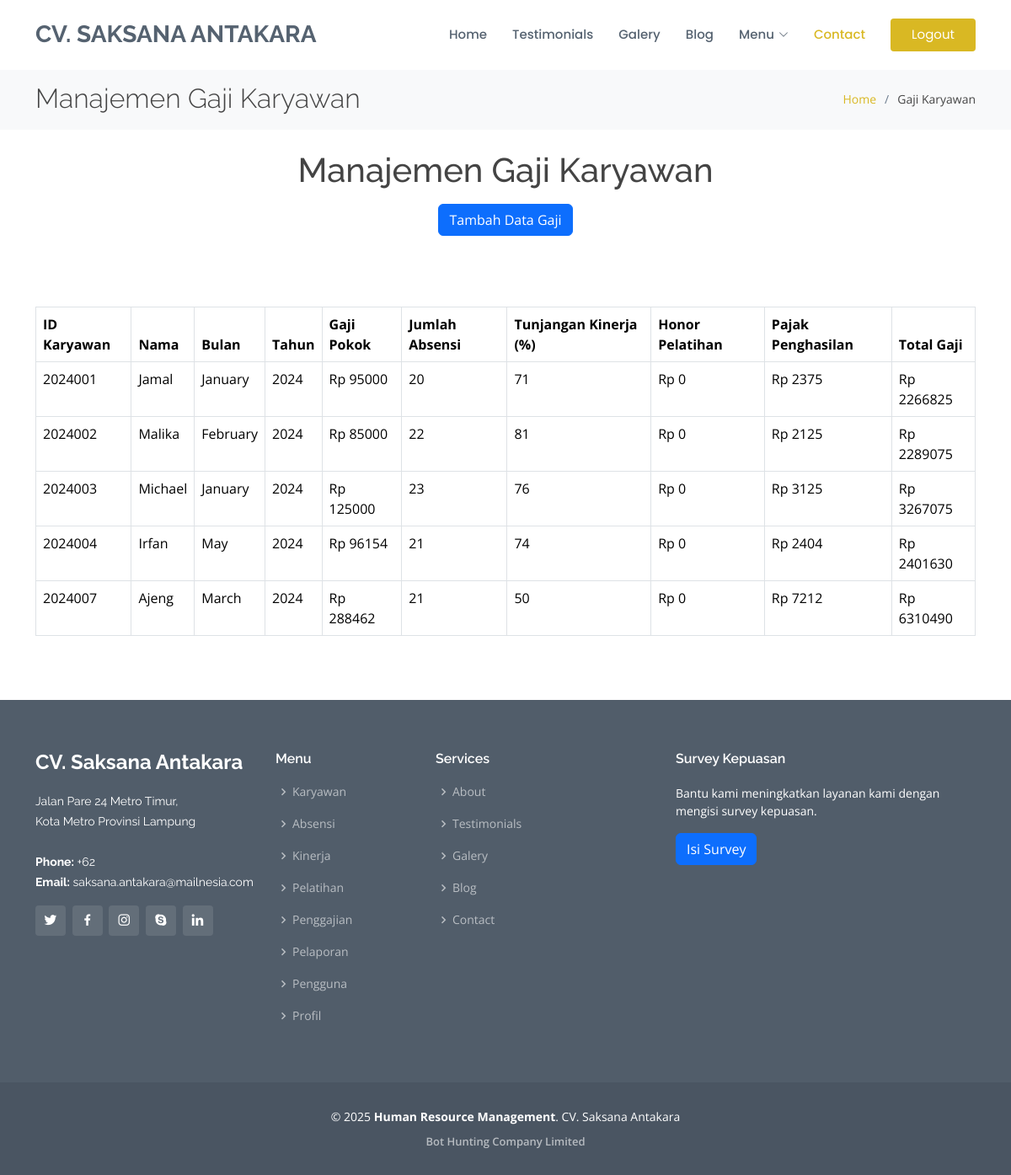
Screenshot of /gaji.php (signed in) with the database file from the repository.
### tables this page shows
CREATE TABLE `gaji` (
  `id_gaji` int NOT NULL,
  `id_karyawan` int NOT NULL,
  `bulan` int NOT NULL,
  `tahun` int DEFAULT NULL,
  `gaji_pokok` int NOT NULL,
  `jumlah_absensi` int NOT NULL,
  `tunjangan_kinerja` int NOT NULL,
  `jumlah_honor` int NOT NULL,
  `pajak_penghasilan` int NOT NULL,
  `total_gaji` int NOT NULL,
  `nama` varchar(255) NOT NULL
);

### gaji.php (the view, shortened to what this page needs)
<?php
include 'koneksi.php';
include 'header.php';
function getDaftarGajiTerakhir()
{
    global $koneksi;
    $query = "SELECT * FROM gaji WHERE (id_karyawan, tahun, bulan) IN (SELECT id_karyawan, MAX(tahun), MAX(bulan) FROM gaji GROUP BY id_karyawan)";
    $result = mysqli_query($koneksi, $query);
    $daftar_gaji = [];
    if ($result && mysqli_num_rows($result) > 0) {
        while ($row = mysqli_fetch_assoc($result)) {
            $daftar_gaji[] = $row;
        }
    }
    return $daftar_gaji;
}
?>
<section id="breadcrumbs" class="breadcrumbs">
    <div class="container">
        <div class="d-flex justify-content-between align-items-center">
            <h2>Manajemen Gaji Karyawan</h2>
            <ol>
                <li><a href="index.php">Home</a></li>
                <li>Gaji Karyawan</li>
            </ol>
        </div>
    </div>
</section>
<main class="container mt-4">
    <h1 class="text-center">Manajemen Gaji Karyawan</h1>
    <div id="tambah-gaji" class="text-center mt-3">
        <a href="tambah_gaji.php" class="btn btn-primary">Tambah Data Gaji</a>
    </div>
    <section id="daftar-gaji" class="mt-4">
        <div class="table-responsive">
            <table class="table table-bordered table-hover">
                <thead class="thead-light">
                    <tr>
                        <th>ID Karyawan</th>
                        <th>Nama</th>
                        <th>Bulan</th>
                        <th>Tahun</th>
                        <th>Gaji Pokok</th>
                        <th>Jumlah Absensi</th>
                        <th>Tunjangan Kinerja (%)</th>
                        <th>Honor Pelatihan</th>
                        <th>Pajak Penghasilan</th>
                        <th>Total Gaji</th>
                    </tr>
                </thead>
                <tbody>
                    <?php
                    $daftar_gaji = getDaftarGajiTerakhir();
                    foreach ($daftar_gaji as $gaji) {
                        echo "<tr>";
                        echo "<td>" . $gaji['id_karyawan'] . "</td>";
                        echo "<td>" . $gaji['nama'] . "</td>";
                        echo "<td>" . date("F", mktime(0, 0, 0, $gaji['bulan'], 1)) . "</td>";
                        echo "<td>" . $gaji['tahun'] . "</td>";
                        echo "<td>Rp " . $gaji['gaji_pokok'] . "</td>";
                        echo "<td>" . $gaji['jumlah_absensi'] . "</td>";
                        echo "<td>" . $gaji['tunjangan_kinerja'] . "</td>";
                        echo "<td>Rp " . $gaji['jumlah_honor'] . "</td>";
                        echo "<td>Rp " . $gaji['pajak_penghasilan'] . "</td>";
                        echo "<td>Rp " . $gaji['total_gaji'] . "</td>";
                        echo "</tr>";
                    }
                    ?>
                </tbody>
            </table>
        </div>
    </section>
</main>
<?php include 'footer.php' ?>

### assets/css/style.css (style rules this page uses)
body { font-family: "Open Sans", sans-serif; color: #444444; }
a { text-decoration: none; color: #d9b823; }
h1, h2, h3, h4, h5, h6 { font-family: "Raleway", sans-serif; }
section { padding: 60px 0; overflow: hidden; }
.breadcrumbs { padding: 18px 0; background: #f8f9fa; min-height: 40px; margin-top: 80px; }
.breadcrumbs h2 { font-size: 32px; font-weight: 300; margin: 0; }
.breadcrumbs ol { display: flex; flex-wrap: wrap; list-style: none; padding: 0; margin: 0; font-size: 14px; }
.breadcrumbs ol li+li { padding-left: 10px; }
.breadcrumbs ol li+li::before { display: inline-block; padding-right: 10px; color: #6b7b8d; content: "/"; }

### rows the page displays
gaji: id_karyawan "2024001", nama "Jamal", bulan "January", tahun "2024", gaji_pokok "95000", jumlah_absensi "20", tunjangan_kinerja "71", jumlah_honor "0", pajak_penghasilan "2375", total_gaji "2266825"
gaji: id_karyawan "2024002", nama "Malika", bulan "February", tahun "2024", gaji_pokok "85000", jumlah_absensi "22", tunjangan_kinerja "81", jumlah_honor "0", pajak_penghasilan "2125", total_gaji "2289075"
gaji: id_karyawan "2024003", nama "Michael", bulan "January", tahun "2024", gaji_pokok "125000", jumlah_absensi "23", tunjangan_kinerja "76", jumlah_honor "0", pajak_penghasilan "3125", total_gaji "3267075"
gaji: id_karyawan "2024004", nama "Irfan", bulan "May", tahun "2024", gaji_pokok "96154", jumlah_absensi "21", tunjangan_kinerja "74", jumlah_honor "0", pajak_penghasilan "2404", total_gaji "2401630"
gaji: id_karyawan "2024007", nama "Ajeng", bulan "March", tahun "2024", gaji_pokok "288462", jumlah_absensi "21", tunjangan_kinerja "50", jumlah_honor "0", pajak_penghasilan "7212", total_gaji "6310490"

### other values shown
$login_logout_text "Logout"
$page_titles[$tab] "Karyawan"
$page_titles[$tab] "Absensi"
$page_titles[$tab] "Kinerja"
$page_titles[$tab] "Pelatihan"
$page_titles[$tab] "Penggajian"
$page_titles[$tab] "Pelaporan"
$page_titles[$tab] "Pengguna"
$page_titles[$tab] "Profil"
